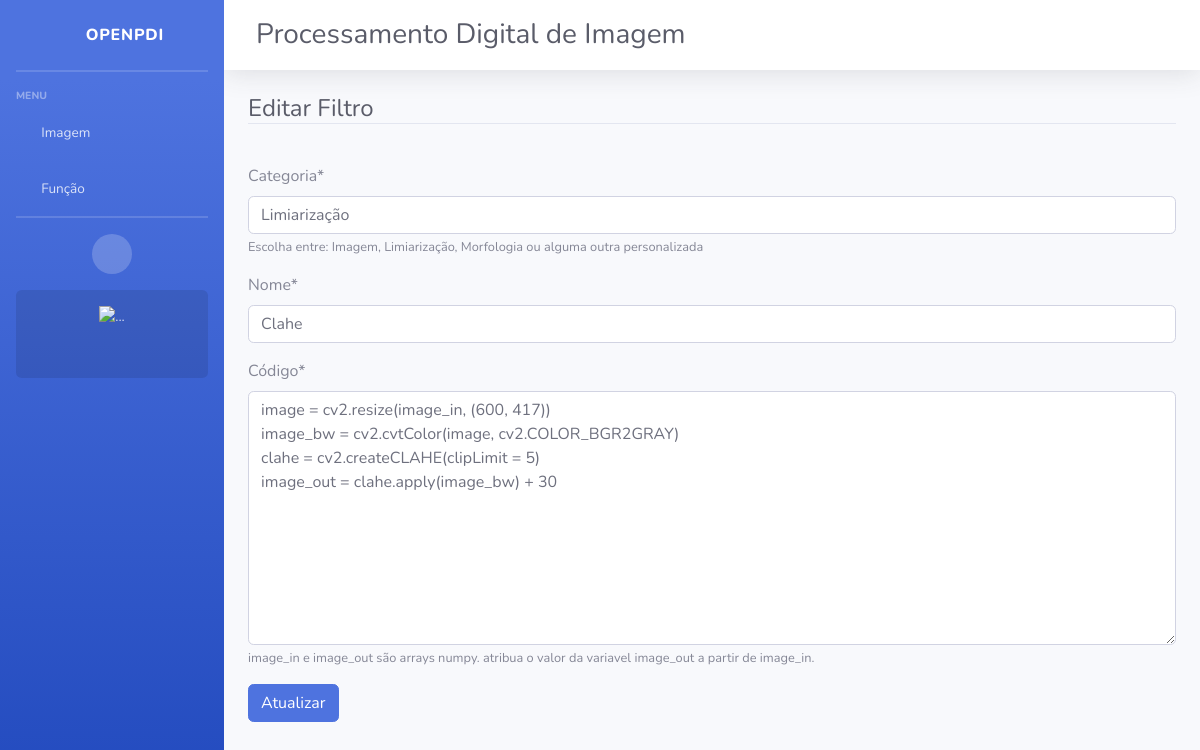
/filtros/editar/script/13, run on the app's committed database.
### filtros/models.py (models this page shows, shortened)
class Script(models.Model):
    help_text='''Escolha entre: Imagem, Limiarização, Morfologia ou alguma outra personalizada'''
    categoria = models.CharField(max_length=50, help_text=help_text)
    nome = models.CharField(max_length=50)
    help_text='''image_in e image_out são arrays numpy.
    atribua o valor da variavel image_out a partir de image_in.'''
    codigo = models.TextField(max_length=255, verbose_name="Código", help_text=help_text)

### filtros/views.py (the view)
# urls.py: path('filtros/editar/script/<int:pk>', ScriptUpdate.as_view(), name="editar-script"),
class ScriptUpdate(UpdateView):
    model = Script
    fields = ['categoria', 'nome', 'codigo']
    template_name = 'filtros/form.html'
    success_url = reverse_lazy('inicio')
    def get_context_data(self, *args, **kwargs):
        context = super().get_context_data(*args, **kwargs)
        context['titulo'] = "Editar Filtro"
        context['botao'] = "Atualizar"
        return context

### filtros/templates/filtros/form.html (shortened to what this page needs)
{% extends 'paginas/base.html' %}
{% load static %}
{% load crispy_forms_tags %}
{% block conteudo %}
<div class="container-fluid">
    <h4 class="text-dark border-bottom my-3">
        {{ titulo }}
    </h4>
    <br>
    <form action="" method="POST">
        {{ form|crispy }}
        <button type="submit" class="btn btn-primary">{{ botao }}</button>
    </form>
</div>
{% endblock %}

### data on the page
Script: categoria "Limiarização", nome "Clahe", codigo "image = cv2.resize(image_in, (600, 417)) image_bw = cv2.cvtColor(image, cv2.COLOR_BGR2GRAY) clahe = cv2.createCLAHE(clipLimit = 5) image_out = clahe.apply(image_bw) + 30"

### other printed values
{{ titulo }} "Editar Filtro"
{{ botao }} "Atualizar"
